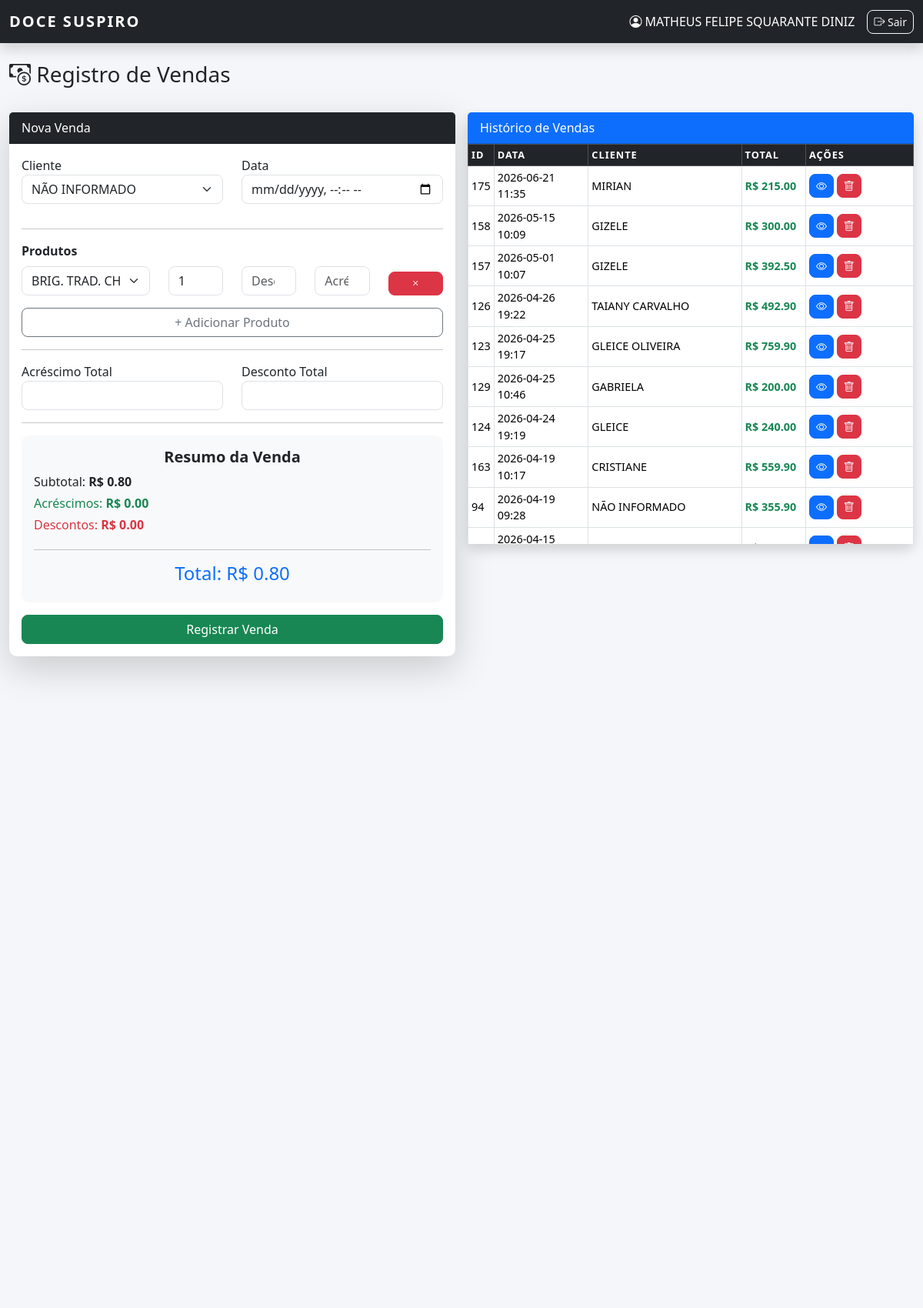
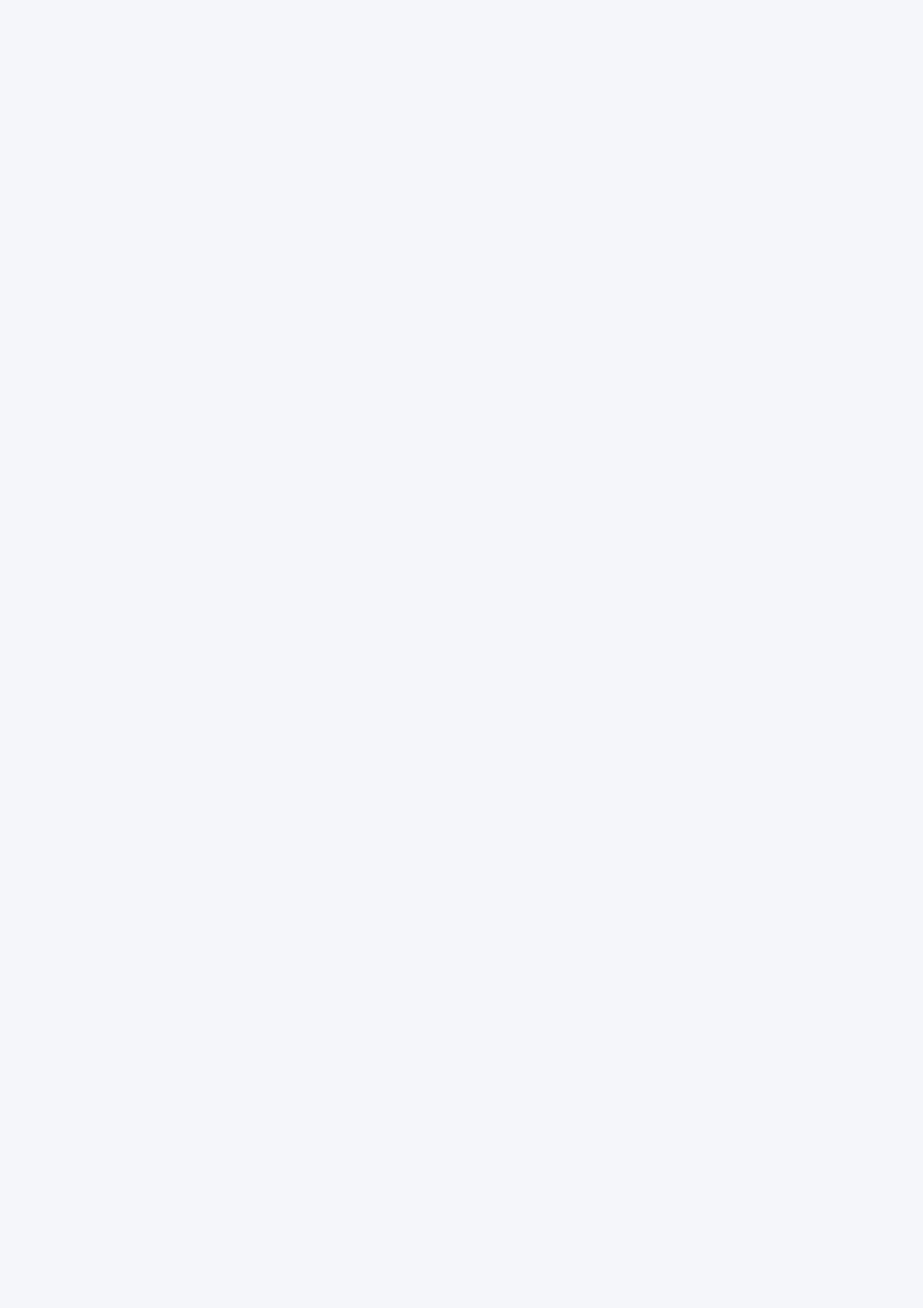
The app's page /vendas (signed in, upper part) with its own data (2 pictures, top to bottom).
### tables this page shows
CREATE TABLE vendas (
        id INTEGER PRIMARY KEY AUTOINCREMENT,
        cliente_id INTEGER NOT NULL,
        valor_total REAL DEFAULT 0,
        data DATETIME DEFAULT CURRENT_TIMESTAMP,
        FOREIGN KEY (cliente_id) REFERENCES clientes(id)
    );

CREATE TABLE clientes (
        id INTEGER PRIMARY KEY AUTOINCREMENT,
        nome TEXT NOT NULL,
        telefone TEXT,
        documento TEXT,
        endereco TEXT
    );

### app.py (the view, shortened to what this page needs)
@app.route("/vendas", methods=["GET", "POST"])
@login_required
def vendas():
    conn = conectar()
    lista_vendas = conn.execute("""
        SELECT v.id, c.nome as cliente_nome,
               v.valor_total, v.data
        FROM vendas v
        JOIN clientes c ON c.id = v.cliente_id
        ORDER BY v.data DESC
    """).fetchall()
    clientes = conn.execute("SELECT * FROM clientes").fetchall()
    produtos = conn.execute("SELECT * FROM produtos").fetchall()
    conn.close()
    return render_template(
        "vendas.html",
        clientes=clientes,
        produtos=produtos,
        vendas=lista_vendas
    )

### auth.py (called while the page is built)
def login_required(f):
    @wraps(f)
    def decorated_function(*args, **kwargs):
        if "usuario" not in session:
            return redirect(url_for("auth.login"))
        return f(*args, **kwargs)
    return decorated_function

### database.py (called while the page is built)
def conectar():
    conn = sqlite3.connect(DATABASE)
    conn.row_factory = sqlite3.Row
    return conn

### templates/vendas.html (shortened to what this page needs)
{% extends "base.html" %}
{% block content %}
<div class="container-fluid mt-4">
    <div class="row mb-4">
        <div class="col">
            <h3><i class="bi bi-cash-coin"></i> Registro de Vendas</h3>
        </div>
    </div>
    <div class="row g-3 align-items-start">
        <div class="col-md-6">
            <div class="card shadow-lg">
                <div class="card-header bg-dark text-white">
                    Nova Venda
                </div>
                <div class="card-body">
                    <form method="POST">
                        <div class="row">
                            <div class="col-md-6 mb-3">
                                <label>Cliente</label>
                                <select name="cliente_id" class="form-select" required>
                                    {% for cliente in clientes %}
                                    <option value="{{ cliente.id }}">{{ cliente.nome }}</option>
                                    {% endfor %}
                                </select>
                            </div>
                            <div class="col-md-6 mb-3">
                                <label>Data</label>
                                <input type="datetime-local"
                                       name="data_venda"
                                       class="form-control"
                                       required>
                            </div>
                        </div>
                        <hr>
                        <label class="fw-bold mb-2">Produtos</label>
                        <div id="itens-container">
                            <div class="row mb-2 item align-items-end">
                                <div class="col-md-4">
                                    <select name="produto_id" class="form-select produto" required>
                                        {% for produto in produtos %}
                                        <option value="{{ produto.id }}" data-preco="{{ produto.preco }}">
                                            {{ produto.nome }} (R$ {{ "%.2f"|format(produto.preco) }})
                                        </option>
                                        {% endfor %}
                                    </select>
                                </div>
                                <div class="col-md-2">
                                    <input type="number"
                                           name="quantidade"
                                           class="form-control"
                                           min="1"
                                           value="1"
                                           required>
                                </div>
                                <div class="col-md-2">
                                    <input type="number"
                                           step="0.01"
                                           name="desconto_item[]"
                                           class="form-control"
                                           placeholder="Desc.">
                                </div>
                                <div class="col-md-2">
                                    <input type="number"
                                           step="0.01"
                                           name="acrescimo_item[]"
                                           class="form-control"
                                           placeholder="Acrésc.">
                                </div>
                                <div class="col-md-2">
                                    <button type="button"
                                            class="btn btn-danger btn-sm w-100"
                                            onclick="removerItem(this)">
                                        <i class="bi bi-x"></i>
                                    </button>
                                </div>
                            </div>
                        </div>
                        <button type="button"
                                class="btn btn-outline-secondary w-100 mt-2"
                                onclick="adicionarItem()">
                            + Adicionar Produto
                        </button>
                        <hr>
                        <div class="row">
                            <div class="col-md-6">
                                <label>Acréscimo Total</label>
                                <input type="number"
                                       step="0.01"
                                       name="acrescimo_total"
                                       class="form-control">
                            </div>
                            <div class="col-md-6">
                                <label>Desconto Total</label>
                                <input type="number"
                                       step="0.01"
                                       name="desconto_total"
                                       class="form-control">
                            </div>
                        </div>
                        <hr>
                        <div class="card bg-light p-3 mt-3">
                            <h5 class="text-center mb-2">Resumo da Venda</h5>
                            <p class="mb-1">Subtotal: <strong id="subtotal">R$ 0.00</strong></p>
                            <p class="mb-1 text-success">
                                Acréscimos: <strong id="total-acrescimo">R$ 0.00</strong>
                            </p>
                            <p class="mb-1 text-danger">
                                Descontos: <strong id="total-desconto">R$ 0.00</strong>
                            </p>
                            <hr>
                            <h4 class="text-center text-primary">
                                Total: <span id="total-final">R$ 0.00</span>
                            </h4>
                        </div>
                        <button type="submit" class="btn btn-success w-100 mt-3">
                            Registrar Venda
                        </button>
                    </form>
                </div>
            </div>
        </div>
        <div class="col-md-6 d-flex">
            <div class="card shadow flex-fill">
                <div class="card-header bg-primary text-white">
                    Histórico de Vendas
                </div>
                <div class="card-body p-0">
                    <div class="tabela-scroll">
                        <table class="table table-sm table-bordered table-hover align-middle mb-0">
                            <thead class="table-dark">
                                <tr>
                                    <th>ID</th>
                                    <th>Data</th>
                                    <th>Cliente</th>
                                    <th>Total</th>
                                    <th width="140">Ações</th>
                                </tr>
                            </thead>
                            <tbody>
                                {% for venda in vendas %}
                                <tr>
                                    <td>{{ venda.id }}</td>
                                    <td>{{ venda.data[:16].replace('T',' ') }}</td>
                                    <td>{{ venda.cliente_nome }}</td>
                                    <td>
                                        <strong class="text-success">
                                            R$ {{ "%.2f"|format(venda.valor_total) }}
                                        </strong>
                                    </td>
                                    <td>
                                        <a href="{{ url_for('detalhe_venda', id=venda.id) }}"
                                           class="btn btn-sm btn-primary">
                                           <i class="bi bi-eye"></i>
                                        </a>
                                        <a href="{{ url_for('excluir_venda', venda_id=venda.id) }}"
                                           class="btn btn-sm btn-danger"
                                           onclick="return confirm('Deseja excluir esta venda?')">
                                           <i class="bi bi-trash"></i>
                                        </a>
                                    </td>
                                </tr>
                                {% else %}
                                <tr>
                                    <td colspan="5" class="text-center">
                                        Nenhuma venda registrada.
                                    </td>
                                </tr>
                                {% endfor %}
                            </tbody>
                        </table>
                    </div>
                </div>
            </div>
        </div>
    </div>
</div>
{% endblock %}

### static/css/style.css (style rules this page uses)
:root { --primary-color: #1f2937; --secondary-color: #2563eb; --success-color: #16a34a; --danger-color: #dc2626; --warning-color: #f59e0b; --background-color: #f4f6f9; --card-radius: 12px; }
body { background-color: var(--background-color); font-family: 'Segoe UI', Tahoma, Geneva, Verdana, sans-serif; }
.card { border-radius: var(--card-radius); border: none; transition: all 0.2s ease-in-out; }
.btn { border-radius: 8px; font-weight: 500; }
.form-control, .form-select { border-radius: 8px; }
.table { font-size: 0.9rem; }
.table thead th { text-transform: uppercase; font-size: 0.8rem; letter-spacing: 1px; }
.card h3, .card h5 { font-weight: 700; }
.tabela-scroll { max-height: 400px; overflow-y: auto; }
.tabela-scroll thead th { position: sticky; top: 0; background: #212529; color: white; z-index: 1; }

### templates/vendas.html (style rules this page uses)
.tabela-scroll { max-height: 520px; overflow-y: auto; }
.card { border-radius: 10px; }

### records on screen
vendas: id "175", data "2026-06-21 11:35", cliente_nome "MIRIAN", valor_total "215.00"
vendas: id "158", data "2026-05-15 10:09", cliente_nome "GIZELE", valor_total "300.00"
vendas: id "157", data "2026-05-01 10:07", cliente_nome "GIZELE", valor_total "392.50"
vendas: id "126", data "2026-04-26 19:22", cliente_nome "TAIANY CARVALHO", valor_total "492.90"
vendas: id "123", data "2026-04-25 19:17", cliente_nome "GLEICE OLIVEIRA", valor_total "759.90"
vendas: id "129", data "2026-04-25 10:46", cliente_nome "GABRIELA", valor_total "200.00"
vendas: id "124", data "2026-04-24 19:19", cliente_nome "GLEICE", valor_total "240.00"
vendas: id "163", data "2026-04-19 10:17", cliente_nome "CRISTIANE", valor_total "559.90"
vendas: id "94", data "2026-04-19 09:28", cliente_nome "NÃO INFORMADO", valor_total "355.90"
vendas: data "2026-04-15…"

### other values on screen
{{ session['usuario'] }} "MATHEUS FELIPE SQUARANTE DINIZ"
form field cliente_id "NÃO INFORMADO"
form field produto_id "BRIG. TRAD. CHOCOLATE AO LEITE (R$ 0.80)"
